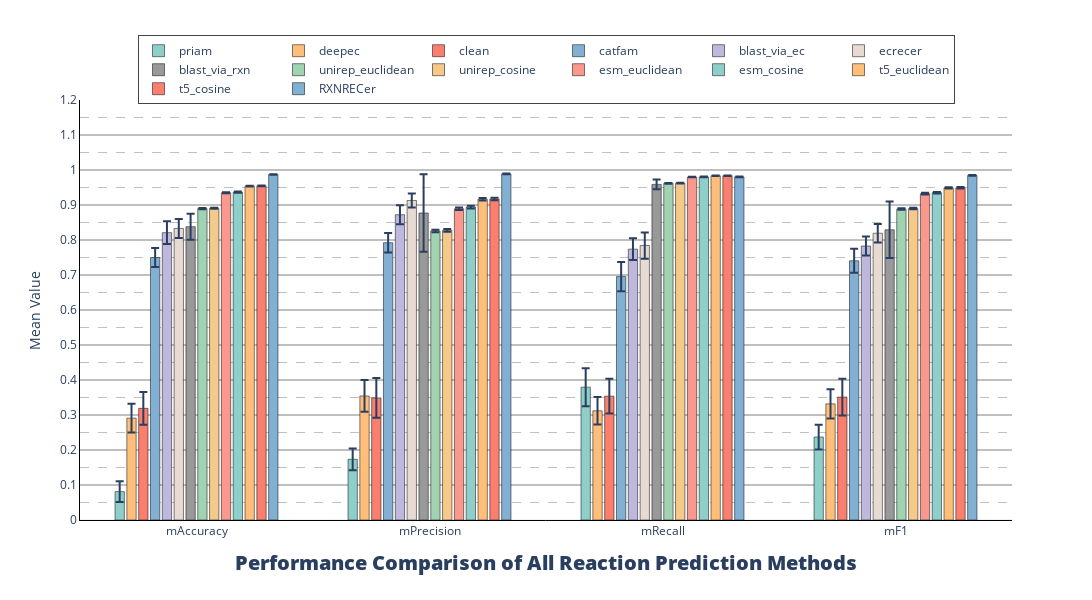

Source (notebook cell):
### Code cell
evTools.show_ec_methods_10_eva_fig(res_metrics_data=res_std_all)

### Figure 1 — Plotly figure (JSON) as saved in the notebook; plotly's stock layout.template omitted (floating-point values rounded to 4 significant figures)
{"data": [{"error_y": {"array": [0.02961, 0.03103, 0.05439, 0.03539], "type": "data", "visible": true}, "marker": {"color": "#8ECFC9", "line": {"color": "black", "width": 0.5}}, "name": "priam", "type": "bar", "width": 0.04, "x": ["mAccuracy", "mPrecision", "mRecall", "mF1"], "y": [0.081, 0.1735, 0.3795, 0.2371]}, {"error_y": {"array": [0.04122, 0.04539, 0.03925, 0.04184], "type": "data", "visible": true}, "marker": {"color": "#FFBE7A", "line": {"color": "black", "width": 0.5}}, "name": "deepec", "type": "bar", "width": 0.04, "x": ["mAccuracy", "mPrecision", "mRecall", "mF1"], "y": [0.291, 0.3544, 0.312, 0.3318]}, {"error_y": {"array": [0.04701, 0.05658, 0.04964, 0.0525], "type": "data", "visible": true}, "marker": {"color": "#FA7F6F", "line": {"color": "black", "width": 0.5}}, "name": "clean", "type": "bar", "width": 0.04, "x": ["mAccuracy", "mPrecision", "mRecall", "mF1"], "y": [0.319, 0.3489, 0.3538, 0.3511]}, {"error_y": {"array": [0.02708, 0.02773, 0.04182, 0.03439], "type": "data", "visible": true}, "marker": {"color": "#82B0D2", "line": {"color": "black", "width": 0.5}}, "name": "catfam", "type": "bar", "width": 0.04, "x": ["mAccuracy", "mPrecision", "mRecall", "mF1"], "y": [0.75, 0.7923, 0.6956, 0.7406]}, {"error_y": {"array": [0.03247, 0.02708, 0.03087, 0.02715], "type": "data", "visible": true}, "marker": {"color": "#BEB8DC", "line": {"color": "black", "width": 0.5}}, "name": "blast_via_ec", "type": "bar", "width": 0.04, "x": ["mAccuracy", "mPrecision", "mRecall", "mF1"], "y": [0.821, 0.8722, 0.7739, 0.7828]}, {"error_y": {"array": [0.0271, 0.02, 0.0376, 0.02646], "type": "data", "visible": true}, "marker": {"color": "#E7DAD2", "line": {"color": "black", "width": 0.5}}, "name": "ecrecer", "type": "bar", "width": 0.04, "x": ["mAccuracy", "mPrecision", "mRecall", "mF1"], "y": [0.833, 0.9129, 0.7842, 0.8193]}, {"error_y": {"array": [0.03736, 0.1106, 0.01417, 0.08094], "type": "data", "visible": true}, "marker": {"color": "#999999", "line": {"color": "black", "width": 0.5}}, "name": "blast_via_rxn", "type": "bar", "width": 0.04, "x": ["mAccuracy", "mPrecision", "mRecall", "mF1"], "y": [0.838, 0.8771, 0.9589, 0.8292]}, {"error_y": {"array": [0.001506, 0.003642, 0.001047, 0.002087], "type": "data", "visible": true}, "marker": {"color": "#A1D3B2", "line": {"color": "black", "width": 0.5}}, "name": "unirep_euclidean", "type": "bar", "width": 0.04, "x": ["mAccuracy", "mPrecision", "mRecall", "mF1"], "y": [0.8897, 0.826, 0.9618, 0.8887]}, {"error_y": {"array": [0.00159, 0.00386, 0.00104, 0.002254], "type": "data", "visible": true}, "marker": {"color": "#F5C98A", "line": {"color": "black", "width": 0.5}}, "name": "unirep_cosine", "type": "bar", "width": 0.04, "x": ["mAccuracy", "mPrecision", "mRecall", "mF1"], "y": [0.8908, 0.8276, 0.9622, 0.8898]}, {"error_y": {"array": [0.001567, 0.003587, 0.0009123, 0.002193], "type": "data", "visible": true}, "marker": {"color": "#F9988C", "line": {"color": "black", "width": 0.5}}, "name": "esm_euclidean", "type": "bar", "width": 0.04, "x": ["mAccuracy", "mPrecision", "mRecall", "mF1"], "y": [0.9351, 0.8894, 0.9799, 0.9325]}, {"error_y": {"array": [0.001635, 0.003874, 0.0008782, 0.002274], "type": "data", "visible": true}, "marker": {"color": "#8ECFC9", "line": {"color": "black", "width": 0.5}}, "name": "esm_cosine", "type": "bar", "width": 0.04, "x": ["mAccuracy", "mPrecision", "mRecall", "mF1"], "y": [0.9369, 0.8941, 0.9803, 0.9352]}, {"error_y": {"array": [0.0009762, 0.003473, 0.0004789, 0.001863], "type": "data", "visible": true}, "marker": {"color": "#FFBE7A", "line": {"color": "black", "width": 0.5}}, "name": "t5_euclidean", "type": "bar", "width": 0.04, "x": ["mAccuracy", "mPrecision", "mRecall", "mF1"], "y": [0.9541, 0.9165, 0.9836, 0.9488]}, {"error_y": {"array": [0.001037, 0.003636, 0.0004815, 0.00197], "type": "data", "visible": true}, "marker": {"color": "#FA7F6F", "line": {"color": "black", "width": 0.5}}, "name": "t5_cosine", "type": "bar", "width": 0.04, "x": ["mAccuracy", "mPrecision", "mRecall", "mF1"], "y": [0.9546, 0.9173, 0.9836, 0.9493]}, {"error_y": {"array": [0.0005756, 0.0008772, 0.001319, 0.0009571], "type": "data", "visible": true}, "marker": {"color": "#82B0D2", "line": {"color": "black", "width": 0.5}}, "name": "RXNRECer", "type": "bar", "width": 0.04, "x": ["mAccuracy", "mPrecision", "mRecall", "mF1"], "y": [0.9873, 0.989, 0.9804, 0.9847]}], "layout": {"bargap": 0.29, "barmode": "group", "height": 600, "legend": {"borderwidth": 1, "orientation": "h", "tracegroupgap": 2, "x": 0.5, "xanchor": "center", "y": 0.99, "yanchor": "bottom"}, "title": {"font": {"size": 20, "weight": 1000}, "text": "Performance Comparison of All Reaction Prediction Methods", "x": 0.5, "xanchor": "center", "y": 0.05}, "width": 1600, "xaxis": {"linecolor": "#000000", "linewidth": 1, "showline": true}, "yaxis": {"dtick": 0.1, "gridcolor": "gray", "gridwidth": 1, "linecolor": "black", "linewidth": 1, "minor": {"dtick": 0.05, "gridcolor": "gray", "griddash": "dash", "gridwidth": 0.5, "showgrid": true}, "range": [0, 1.2], "showgrid": true, "showline": true, "title": {"text": "Mean Value"}}}}
